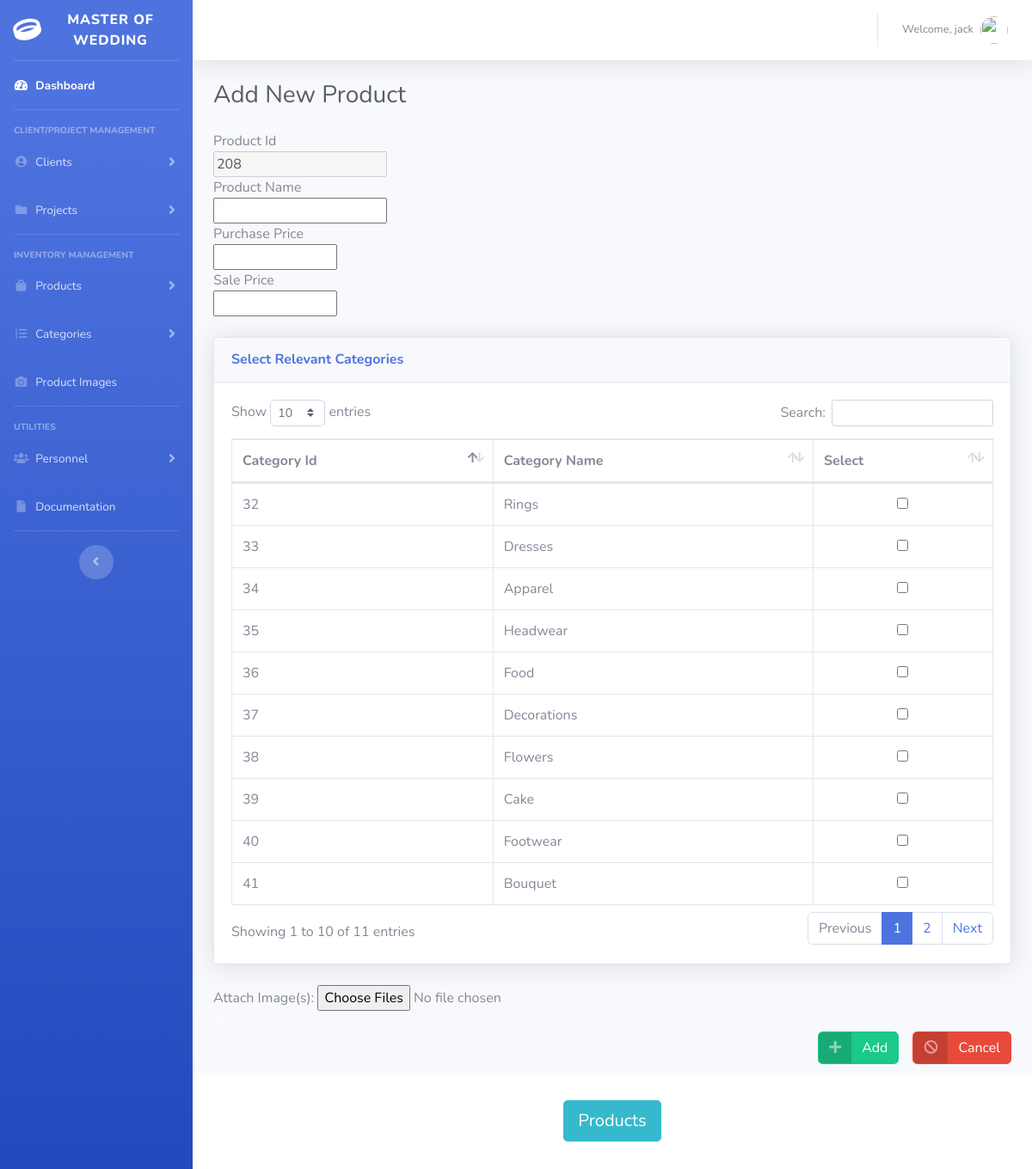
The page /addProduct.php (signed in) on the database its author committed.
### tables this page shows
CREATE TABLE `user` (
  `user_id` int(11) NOT NULL,
  `user_name` varchar(64) NOT NULL,
  `user_pass` varchar(64) NOT NULL
);

CREATE TABLE `category` (
  `category_id` int(11) NOT NULL,
  `category_name` varchar(64) NOT NULL
);

### addProduct.php (the view, shortened to what this page needs)
<?php
include ("connection.php");
?>
<!DOCTYPE html>
<html lang="en">
<head>
    <link href="vendor/fontawesome-free/css/all.min.css" rel="stylesheet" type="text/css">
    <link href="css/sb-admin-2.min.css" rel="stylesheet">
    <link href="vendor/datatables/dataTables.bootstrap4.min.css" rel="stylesheet">
</head>
<body id="page-top">
<div id="wrapper">
    <ul class="navbar-nav bg-gradient-primary sidebar sidebar-dark accordion" id="accordionSidebar">
        <a class="sidebar-brand d-flex align-items-center justify-content-center" href="index.php">
            <div class="sidebar-brand-icon rotate-n-15">
                <i class="fas fa-ring"></i>
            </div>
            <div class="sidebar-brand-text mx-3">Master of Wedding</div>
        </a>
        <hr class="sidebar-divider my-0">
        <li class="nav-item active">
            <a class="nav-link" href="index.php">
                <i class="fas fa-fw fa-tachometer-alt"></i>
                <span>Dashboard</span></a>
        </li>
        <hr class="sidebar-divider">
        <div class="sidebar-heading">
            Client/Project Management
        </div>
        <li class="nav-item">
            <a class="nav-link collapsed" href="#" data-toggle="collapse" data-target="#clientPages" aria-expanded="true" aria-controls="clientPages">
                <i class="fas fa-fw fa-user-circle"></i>
                <span>Clients</span>
            </a>
        </li>
        <li class="nav-item">
            <a class="nav-link collapsed" href="#" data-toggle="collapse" data-target="#projectPages" aria-expanded="true" aria-controls="projectPages">
                <i class="fas fa-fw fa-folder"></i>
                <span>Projects</span>
            </a>
        </li>
        <hr class="sidebar-divider d-none d-md-block">
        <div class="sidebar-heading">
            Inventory Management
        </div>
        <li class="nav-item">
            <a class="nav-link collapsed" href="#" data-toggle="collapse" data-target="#collapseTwo" aria-expanded="true" aria-controls="collapseTwo">
                <i class="fas fa-fw fa-shopping-bag"></i>
                <span>Products</span>
            </a>
        </li>
        <li class="nav-item">
            <a class="nav-link collapsed" href="#" data-toggle="collapse" data-target="#collapseUtilities" aria-expanded="true" aria-controls="collapseUtilities">
                <i class="fas fa-fw fa-list-ol"></i>
                <span>Categories</span>
            </a>
        </li>
        <li class="nav-item">
        <li class="nav-item">
            <a class="nav-link" href="image.php">
                <i class="fas fa-fw fa-camera"></i>
                <span>Product Images</span></a>
        </li>
        </li>
        <hr class="sidebar-divider d-none d-md-block">
        <div class="sidebar-heading">
            Utilities
        </div>
        <li class="nav-item">
            <a class="nav-link collapsed" href="#" data-toggle="collapse" data-target="#users" aria-expanded="true" aria-controls="users">
                <i class="fas fa-fw fa-users"></i>
                <span>Personnel</span>
            </a>
        </li>
        <li class="nav-item">
            <a class="nav-link" href="documentation.php">
                <i class="fas fa-fw fa-file"></i>
                <span>Documentation</span></a>
        </li>
        <hr class="sidebar-divider">
        <div class="text-center d-none d-md-inline">
            <button class="rounded-circle border-0" id="sidebarToggle"></button>
        </div>
    </ul>
    <div id="content-wrapper" class="d-flex flex-column">
        <div id="content">
            <nav class="navbar navbar-expand navbar-light bg-white topbar mb-4 static-top shadow">
                <ul class="navbar-nav ml-auto">
                    <?php if (isset($_SESSION['user_id'])):
                        $user_id = $_SESSION['user_id'];
                        $query = "select user_name from user where user_id = '$user_id'";
                        $stmt = $dbh-> prepare($query);
                        $stmt -> execute();
                        $row = $stmt -> fetchObject()
                        ?>
                        <li class="nav-item dropdown no-arrow">
                            <a class="nav-link dropdown-toggle" href="#" id="userDropdown" role="button" data-toggle="dropdown" aria-haspopup="true" aria-expanded="false">
                                <span class="mr-2 d-none d-lg-inline text-gray-600 small">Welcome, <?php echo $row -> user_name?></span>
                                <img class="img-profile rounded-circle" src="https://www.flaticon.com/svg/static/icons/svg/17/17004.svg">
                            </a>
                        </li>
                    <?php else:?>
                        Not Logged In
                    <?php endif;?>
                </ul>
            </nav>
            <div class="container-fluid">
            <?php
                if (isset($_SESSION['user_id'])):?>
                    <h1 class="h3 mb-4 text-gray-800">Add New Product</h1>
                    <?php
                    $nextId = $dbh->query("SHOW TABLE STATUS LIKE 'product'")->fetch(PDO::FETCH_ASSOC)['Auto_increment'];
                    $catQuery = "select * from `category`";
                    $catStmt = $dbh -> prepare($catQuery);
                    if (!$catStmt -> execute()){
                        $err = $catStmt ->errorInfo();
                        echo "<script>alert('Error retrieving categories from database - contact System Administrator Error is: $err[2]')</script>";
                        echo "<script type=\"text/javascript\">location.href = 'product.php';</script>";
                    };
                    if (empty($_POST["product_name"]) || empty($_POST["purchase_price"]) || empty($_POST["sale_price"]) || empty($_POST['catId'])):?>
                        <form method = "post" enctype="multipart/form-data" onsubmit="return confirm('Do you really want to add this product?')">
                            Product Id <br>
                            <input type="text" name = "product_id" value = "<?php echo $nextId ?>" disabled/><br/>
                            Product Name <br>
                            <input type="text" name ="product_name" maxlength="64" required><br/>
                            Purchase Price <br>
                            <input type="number" name ="purchase_price" min="0" max="999999999.99" required ><br/>
                            Sale Price <br>
                            <input type="number" name ="sale_price" min="0" max="999999999.99" required ><br/>
                            <br>
                            <div class="card shadow mb-4">
                                <div class="card-header py-3">
                                    <h6 class="m-0 font-weight-bold text-primary">Select Relevant Categories</h6>
                                </div>
                                <div class="card-body">
                                    <div class="table-responsive">
                                        <table class="table table-bordered" id="dataTable" width="100%" cellspacing="0">
                                            <thead>
                                                <tr>
                                                    <th>Category Id</th>
                                                    <th>Category Name</th>
                                                    <th>Select</th>
                                                </tr>
                                            </thead>
                                            <tbody>
                                            <?php while ($row = $catStmt -> fetchObject()):?>
                                                <tr>
                                                    <td><?php echo $row -> category_id; ?></td>
                                                    <td><?php echo $row -> category_name; ?></td>
                                                    <td style="text-align: center"><input type="checkbox" name="catId[]" value="<?php echo $row->category_id; ?>"/></td>
                                                </tr>
                                            <?php endwhile;?>
                                            </tbody>
                                        </table>
                                    </div>
                                </div>
                            </div>
                            Attach Image(s): <input type="file" name ="file[]"  multiple/><br>
                            <span class="icon text-white-50">
                          <i class="fas fa-plus" onclick="location.href='addProduct.php'"></i>
                        </span>
                            <br>
                            <button type="button" style="float: right" class="btn btn-danger btn-icon-split" onclick="location.href='product.php'">
                                <span class="icon  text-white-50">
                                    <i class="fas fa-ban"></i>
                                </span>
                                <span class="text">Cancel</span>
                            </button>
                            <button type="submit" style="float: right; margin-right: 1em;" class="btn btn-success btn-icon-split">
                                <span class="icon  text-white-50">
                                        <i class="fas fa-plus"></i>
                                    </span>
                                <span class="text">Add</span>
                            </button>
                            <br>
                        </form>
                    <br>
                    <?php endif;?>
            <?php endif;?>
            </div>
        </div>
        <footer class="sticky-footer bg-white">
            <div class="container text-center my-auto">
                <button type="button" style="text-align: center" class="btn btn-lg btn-info " onclick="window.open('displayCode.php?section=product')">
                    <span class="text">Products</span>
                </button>
            </div>
        </footer>
    </div>
</div>
</body>
</html>

### rows shown on the page
user: user_name "jack"
category: category_id "34", category_name "Apparel"
category: category_id "41", category_name "Bouquet"
category: category_id "39", category_name "Cake"
category: category_id "37", category_name "Decorations"
category: category_id "33", category_name "Dresses"
category: category_id "38", category_name "Flowers"
category: category_id "36", category_name "Food"
category: category_id "40", category_name "Footwear"
category: category_id "35", category_name "Headwear"
category: category_id "32", category_name "Rings"
